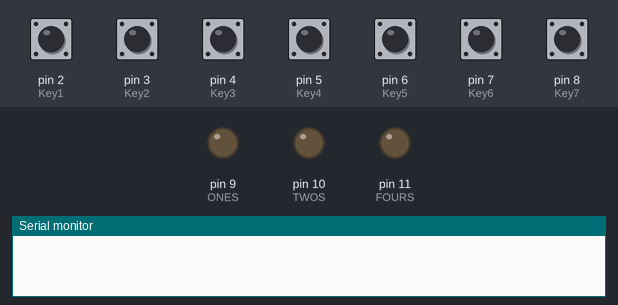
A sketch run on a simulated Arduino Uno, built with avr-gcc and run on an emulated ATmega328P. Shown: output pins drawn as LEDs (lit = HIGH), the last lines printed to the serial monitor. The inputs (shaded band) are chosen by the test bench; at power-on: pin 2 (Key1), pin 3 (Key2), pin 4 (Key3), pin 5 (Key4), pin 6 (Key5), pin 7 (Key6), pin 8 (Key7) LOW.

Above: at 1.2 s.
1.3 s: pin 2 (Key1) pulled HIGH for 0.15 s
At 1.38 s:
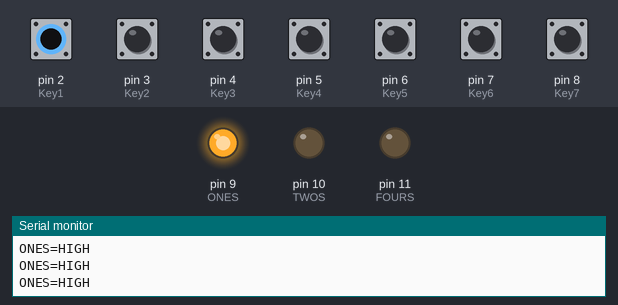
2.9 s: pin 3 (Key2) pulled HIGH for 0.15 s
At 2.98 s:
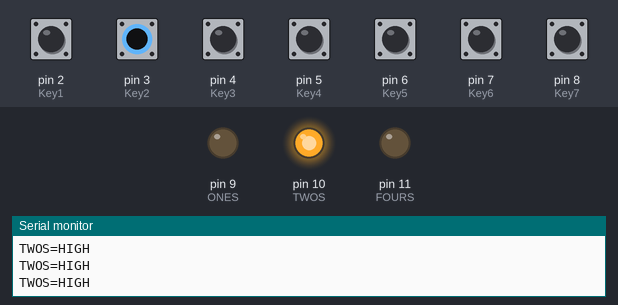
4.5 s: pin 5 (Key4) pulled HIGH for 0.15 s
At 4.57 s:
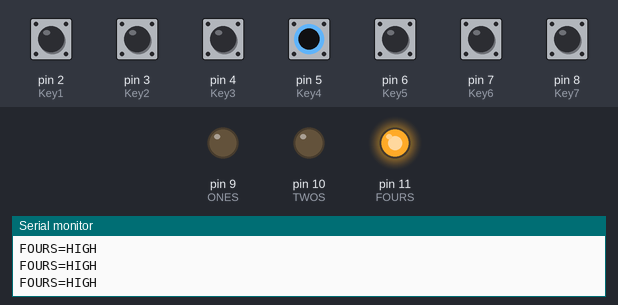
6.1 s: pin 4 (Key3) pulled HIGH for 0.15 s
At 6.18 s:
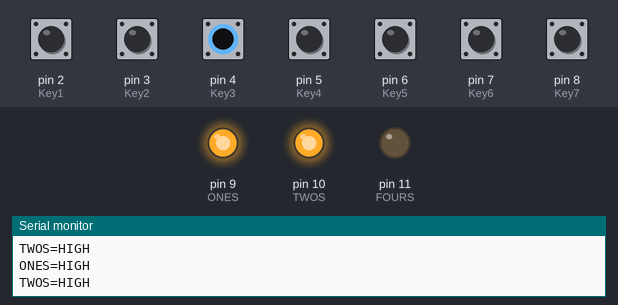
7.7 s: pin 6 (Key5) pulled HIGH for 0.15 s
At 7.78 s:
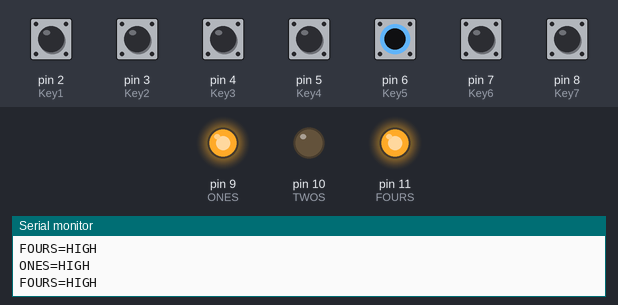
9.3 s: pin 7 (Key6) pulled HIGH for 0.15 s
At 9.38 s:
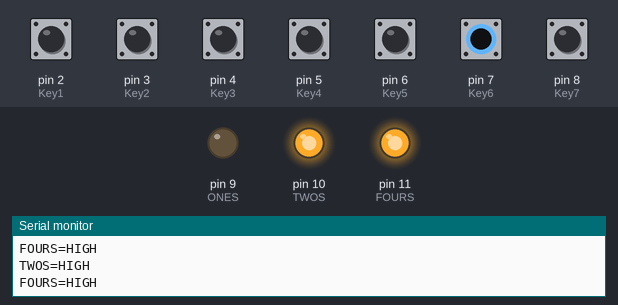
Timing chart, 0 to 11.9 s (numbered marks = the images above; inputs shaded):
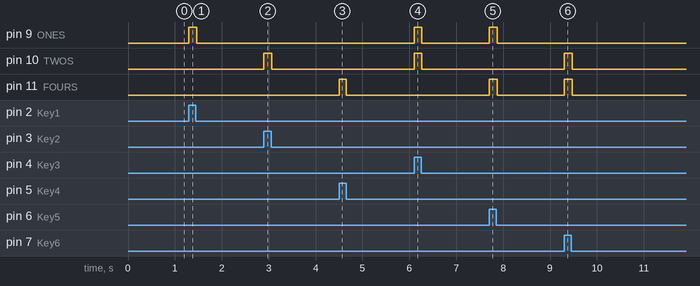

Measured:
- after the input at 1.3 s, pin 9 (ONES): LOW → HIGH at once, → LOW 0.16 s later
- after the input at 2.9 s, pin 10 (TWOS): LOW → HIGH at once, → LOW 0.16 s later
- after the input at 4.5 s, pin 11 (FOURS): LOW → HIGH at once, → LOW 0.16 s later
- after the input at 6.1 s, pin 9 (ONES), pin 10 (TWOS): LOW → HIGH at once, → LOW 0.16 s later
- after the input at 7.7 s, pin 9 (ONES), pin 11 (FOURS): LOW → HIGH at once, → LOW 0.17 s later
- after the input at 9.3 s, pin 10 (TWOS), pin 11 (FOURS): LOW → HIGH at once, → LOW 0.17 s later

The sketch:

PianoComTest.ino
```cpp
const int Key1 = 2;
const int Key2 = 3;
const int Key3 = 4;
const int Key4 = 5;
const int Key5 = 6;
const int Key6 = 7;
const int Key7 = 8;
//const int Key8 = 9;
const int ONES = 9;
const int TWOS = 10;
const int FOURS = 11;
int input = 0;
void setup() {
  Serial.begin(9600);
  pinMode(Key1, INPUT);
  pinMode(Key2, INPUT);
  pinMode(Key3, INPUT);
  pinMode(Key4, INPUT);
  pinMode(Key5, INPUT);
  pinMode(Key6, INPUT);
  pinMode(Key7, INPUT);

  pinMode(ONES, OUTPUT);
  pinMode(TWOS, OUTPUT);
  pinMode(FOURS, OUTPUT);
}

void loop() {

  //  input = input - 48;
  if (digitalRead(Key1) == HIGH)
  {
    input = 1;
  }
  if (digitalRead(Key2) == HIGH)
  {
    input = 2;
  }
  if (digitalRead(Key3) == HIGH)
  {
    input = 3;
  }
  if (digitalRead(Key4) == HIGH)
  {
    input = 4;
  }
  if (digitalRead(Key5) == HIGH)
  {
    input = 5;
  }
  if (digitalRead(Key6) == HIGH)
  {
    input = 6;
  }
  if (digitalRead(Key7) == HIGH)
  {
    input = 7;
  }


  if (input >= 4)
  {
    digitalWrite(FOURS, HIGH);
    Serial.println("FOURS=HIGH");
    input = input - 4;

  }
  else
  {
    digitalWrite(FOURS, LOW);
  }
  if (input >= 2)
  {
    digitalWrite(TWOS, HIGH);
    Serial.println("TWOS=HIGH");
    input = input - 2;
  }
  else
  {
    digitalWrite(TWOS, LOW);
  }
  if (input >= 1)
  {
    digitalWrite(ONES, HIGH);
    Serial.println("ONES=HIGH");
    input = input - 1;
  }
  else
  {
    digitalWrite(ONES, LOW);
  }
  //Serial.println(input);

}
```
